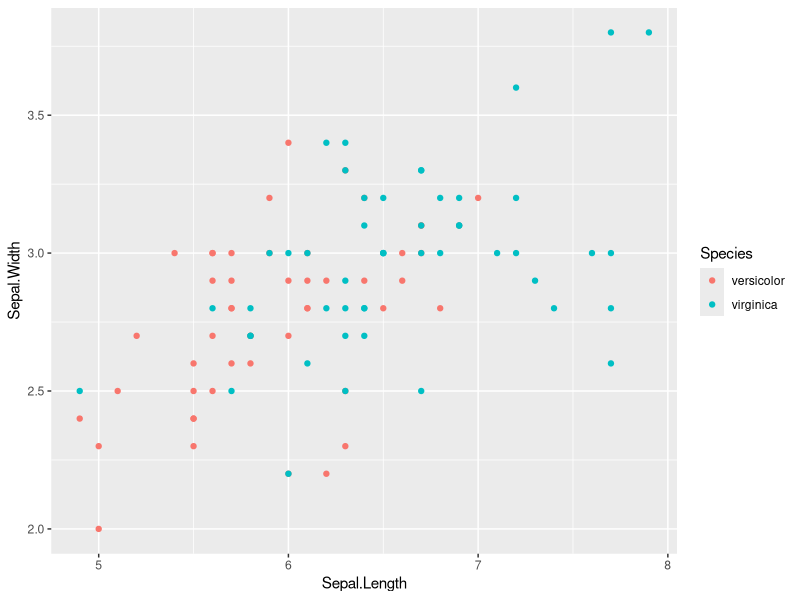
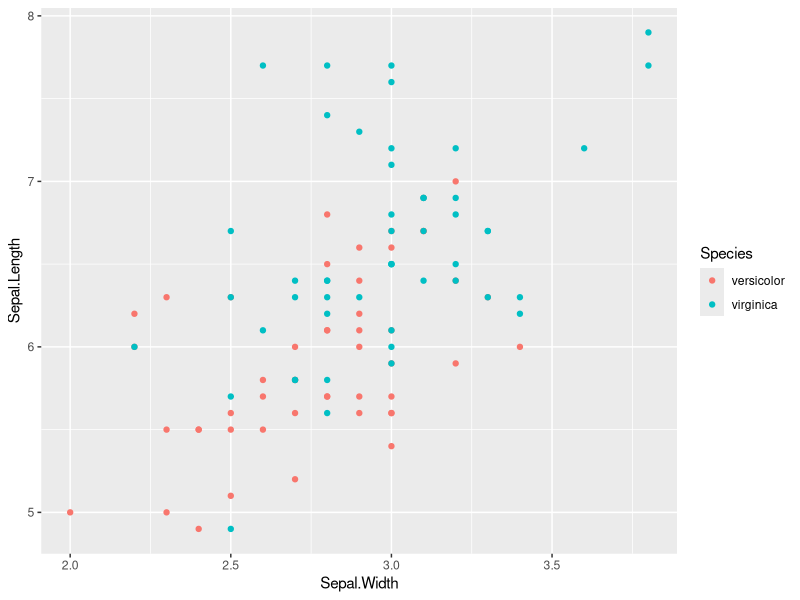
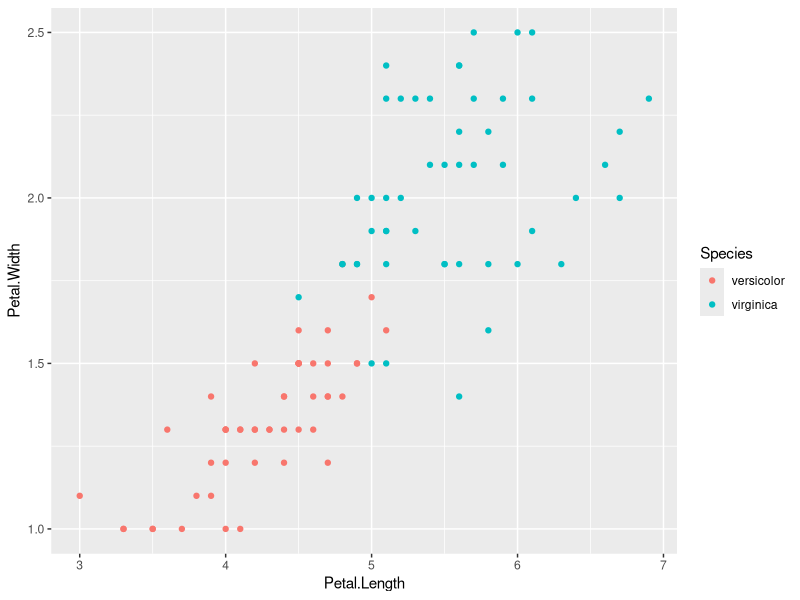
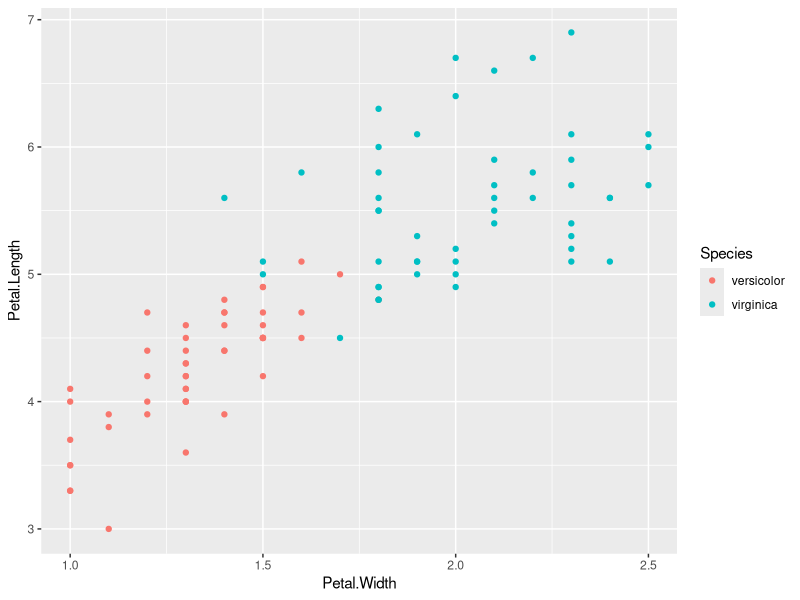

Here is the R script that generated these plots, in order:
# --------------------------------------------------------------------------------
#
# Comprehension Check - Practice with machine learning
#
# --------------------------------------------------------------------------------

# Setup Libraries
library(dslabs)
library(caret)
library(dplyr)
library(ggplot2)
library(tidyverse)
data(iris)

iris <- iris[-which(iris$Species == 'setosa'),]
y <- iris$Species

# Question 1 - what line of code is missing (answer - line 3)
set.seed(2)
test_index <- createDataPartition(y,times=1,p=0.5, list = FALSE)
test <- iris[test_index,]
train <- iris[-test_index,]

# Question 2: figure out the signular feature in the dataset that yields the
# greatest overall accuracy.

# FYI - plots of the petal width vs. petal length for the two species
iris %>% ggplot(aes(Sepal.Length, Sepal.Width, col=Species)) + geom_point()
iris %>% ggplot(aes(Sepal.Width, Sepal.Length, col=Species)) + geom_point()
iris %>% ggplot(aes(Petal.Length, Petal.Width, col=Species)) + geom_point()
iris %>% ggplot(aes(Petal.Width, Petal.Length, col=Species)) + geom_point()

# Establish the minimums and maximums for each of the predictors
min_sl <- min(train$Sepal.Length) # Value is 5.0
max_sl <- max(train$Sepal.Length) # value is 7.9

min_sw <- min(train$Sepal.Width)  # Value is 2.0
max_sw <- max(train$Sepal.Width)  # Value is 3.8

min_pl <- min(train$Petal.Length) # Value is 3.0
max_pl <- max(train$Petal.Length) # Value is 6.9

min_pw <- min(train$Petal.Width)  # Value is 1.0
max_pw <- max(train$Petal.Width)  # Value is 2.5

# Establish the cutoff ranges
cutoff_sl <- seq(min_sl, max_sl)
cutoff_sw <- seq(min_sw, max_sw)
cutoff_pl <- seq(min_pl, max_pl)
cutoff_pw <- seq(min_pw, max_pw)

# Begin examining the accuracy of the cutoffs - Sepal.Length
sl_accuracy <- map_dbl(cutoff_sl, function(x){
     y_hat <- ifelse(train$Sepal.Length > x, "virginica", "versicolor") %>%
          factor(levels = levels(test$Species))
     mean(y_hat == train$Species)
})
max(sl_accuracy)
# [1] 0.66

# Next is Sepal Width
sw_accuracy <- map_dbl(cutoff_sw, function(x){
     y_hat <- ifelse(train$Sepal.Width > x, "virginica", "versicolor") %>%
          factor(levels = levels(test$Species))
     mean(y_hat == train$Species)
})
max(sw_accuracy)
# [1] 0.54

# Petal Length
pl_accuracy <- map_dbl(cutoff_pl, function(x){
     y_hat <- ifelse(train$Petal.Length > x, "virginica", "versicolor") %>%
          factor(levels = levels(test$Species))
     mean(y_hat == train$Species)
})
max(pl_accuracy)
# [1] 0.9

# Petal Width
pw_accuracy <- map_dbl(cutoff_pw, function(x){
     y_hat <- ifelse(train$Petal.Width > x, "virginica", "versicolor") %>%
          factor(levels = levels(test$Species))
     mean(y_hat == train$Species)
})
max(pw_accuracy)
# [1] 0.72

# Calculating the best cutoff for Petal Length, the more accurate determinator
best_cutoff <- cutoff_pl[which.max(pl_accuracy)]
best_cutoff
# [1] 5
best_cutoff <- cutoff_pw[which.max(pw_accuracy)]
best_cutoff
# [1] 2 (but on the graph it is 1.75)

# Calculating the overall accuracy in the test data
y_hat <- ifelse(test$Petal.Length > best_cutoff, "virginica", "versicolor") %>%
     factor(levels = levels(test$Species))

mean(y_hat == test$Species)

# Now let's see if the TEST SET data suggests a better cutoff and which 

# Begin examining the accuracy of the cutoffs - Sepal.Length
sl_accuracy <- map_dbl(cutoff_sl, function(x){
     y_hat <- ifelse(test$Sepal.Length > x, "virginica", "versicolor") %>%
          factor(levels = levels(test$Species))
     mean(y_hat == test$Species)
})
max(sl_accuracy)
# [1] 0.76  [improved from 0.66]

# Next is Sepal Width
sw_accuracy <- map_dbl(cutoff_sw, function(x){
     y_hat <- ifelse(test$Sepal.Width > x, "virginica", "versicolor") %>%
          factor(levels = levels(test$Species))
     mean(y_hat == test$Species)
})
max(sw_accuracy)
# [1] 0.64  [Improved from 0.54]

# Petal Length
pl_accuracy <- map_dbl(cutoff_pl, function(x){
     y_hat <- ifelse(test$Petal.Length > x, "virginica", "versicolor") %>%
          factor(levels = levels(test$Species))
     mean(y_hat == test$Species)
})
max(pl_accuracy)
# [1] 0.9  [Unchanged]

# Petal Width
pw_accuracy <- map_dbl(cutoff_pw, function(x){
     y_hat <- ifelse(test$Petal.Width > x, "virginica", "versicolor") %>%
          factor(levels = levels(test$Species))
     mean(y_hat == test$Species)
})
max(pw_accuracy)
# [1] 0.74  [Improved from 0.72]

# Calculating the best cutoff for Petal Length, the most accurate determinator
best_cutoff <- cutoff_pl[which.max(pl_accuracy)]
best_cutoff
# [1] 5  [Unchanged]

# Calculating the overall accuracy in the test data
y_hat <- ifelse(test$Petal.Length > best_cutoff, "virginica", "versicolor") %>%
     factor(levels = levels(test$Species))

mean(y_hat == test$Species)
# [1] 0.9  [Unchanged]

# Note - my calculations indicate that Sepal.Length improved to 0.76 while
# Petal.Width improved to only 0.74. However, the grader says that Petal.Width
# improves the accuracy more.

# Question 5: Now we will perform some exploratory data analysis on the data.
# Notice that Petal.Length and Petal.Width in combination could potentially be
# more information than either feature alone.
#
# Optimize the combination of the cutoffs for Petal.Length and Petal.Width in
# the train data and report the overall accuracy when applied to the test
# dataset. For simplicity, create a rule that if either the length OR the width
# is greater than the length cutoff or the width cutoff then virginica or
# versicolor is called. (Note, the F1 will be similarly high in this example.)

# Petal Length
pl_accuracy <- map_dbl(cutoff_pl, function(x){
     y_hat <- ifelse(train$Petal.Length > x, "virginica", "versicolor") %>%
          factor(levels = levels(test$Species))
     mean(y_hat == train$Species)
})
max(pl_accuracy)
# [1] 0.9

# Petal Width
pw_accuracy <- map_dbl(cutoff_pw, function(x){
     y_hat <- ifelse(train$Petal.Width > x, "virginica", "versicolor") %>%
          factor(levels = levels(test$Species))
     mean(y_hat == train$Species)
})
max(pw_accuracy)
# [1] 0.72

# Calculating the best cutoff for Petal Length, the more accurate determinator
best_cutoff_pl <- cutoff_pl[which.max(pl_accuracy)]
best_cutoff_pl
# [1] 5
best_cutoff_pw <- cutoff_pw[which.max(pw_accuracy)]
best_cutoff_pw

# Create a rule that if either the length OR the width
# is greater than the length cutoff or the width cutoff then virginica or
# versicolor is called. (Note, the F1 will be similarly high in this example.)
#
# What is the overall accuracy for the test data now?
# First, develop the algoritm using the training set

y_hat <- ifelse(train$Petal.Length > 4.7 & train$Petal.Width > 1.75, "virginica","versicolor") %>% factor(levels = levels(train$Species))
mean(y_hat==train$Species)
# [1] 0.94

# Then apply this to the test set
y_hat <- ifelse(test$Petal.Length > 4.7 & test$Petal.Width > 1.75, "virginica","versicolor") %>% factor(levels = levels(test$Species))
mean(y_hat==test$Species)

# [1] 0.92

# Note - need to figure out WHY I showed 5 and 2 for the cutoffs and others got 4.7 and 1.5. The graphics at the top of this file indicated that 4.7 would be a good choice. Maybe looking at the plots is the best way?
